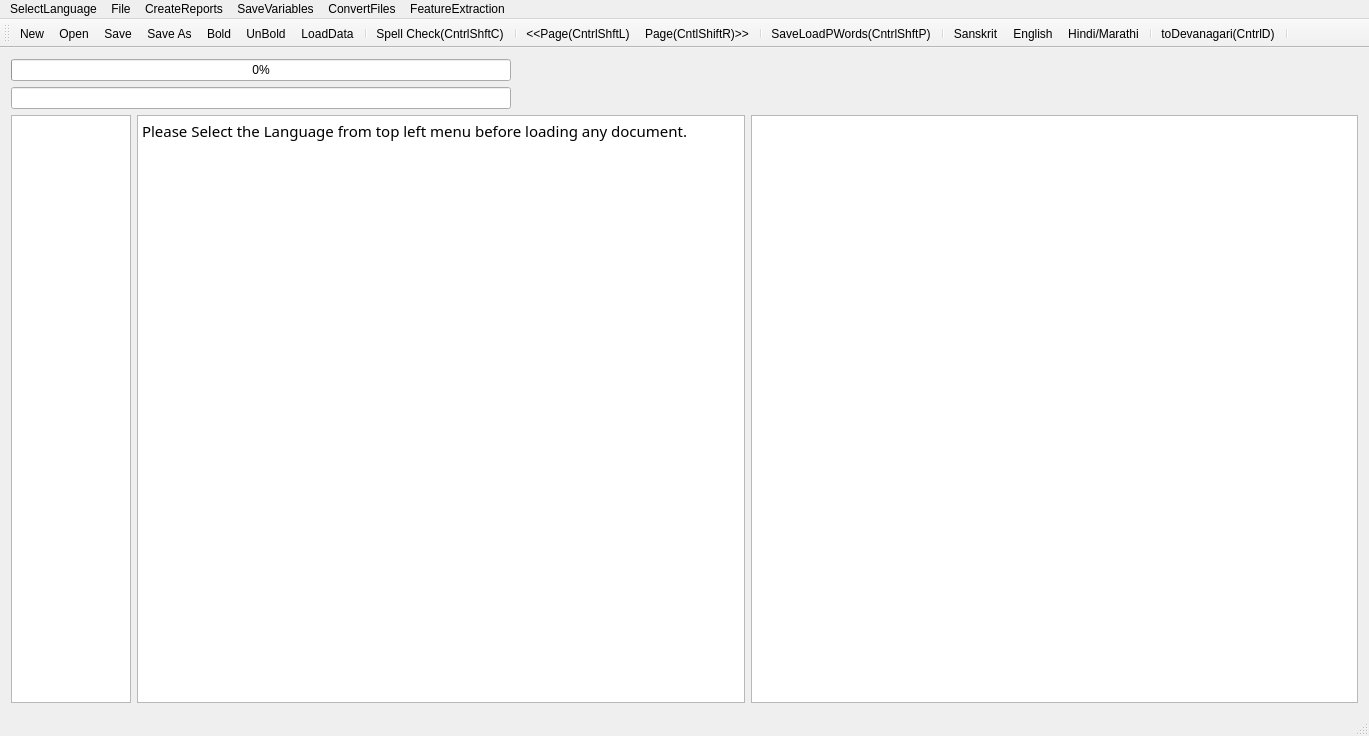
<?xml version="1.0" encoding="UTF-8"?>
<ui version="4.0">
 <class>MainWindow</class>
 <widget class="QMainWindow" name="MainWindow">
  <property name="geometry">
   <rect>
    <x>0</x>
    <y>0</y>
    <width>1369</width>
    <height>736</height>
   </rect>
  </property>
  <property name="mouseTracking">
   <bool>true</bool>
  </property>
  <property name="windowTitle">
   <string>MainWindow</string>
  </property>
  <widget class="QWidget" name="centralWidget">
   <layout class="QVBoxLayout" name="verticalLayout">
    <item>
     <widget class="QProgressBar" name="progressBar">
      <property name="maximumSize">
       <size>
        <width>500</width>
        <height>16777215</height>
       </size>
      </property>
      <property name="value">
       <number>0</number>
      </property>
      <property name="alignment">
       <set>Qt::AlignRight|Qt::AlignTrailing|Qt::AlignVCenter</set>
      </property>
     </widget>
    </item>
    <item>
     <widget class="QLineEdit" name="lineEdit">
      <property name="maximumSize">
       <size>
        <width>500</width>
        <height>16777215</height>
       </size>
      </property>
     </widget>
    </item>
    <item>
     <layout class="QHBoxLayout" name="horizontalLayout">
      <item>
       <widget class="QTextEdit" name="textEdit">
        <property name="maximumSize">
         <size>
          <width>120</width>
          <height>16777215</height>
         </size>
        </property>
        <property name="font">
         <font>
          <family>FreeSans</family>
          <italic>true</italic>
         </font>
        </property>
        <property name="sizeAdjustPolicy">
         <enum>QAbstractScrollArea::AdjustToContents</enum>
        </property>
        <property name="readOnly">
         <bool>true</bool>
        </property>
       </widget>
      </item>
      <item>
       <widget class="QTextBrowser" name="textBrowser">
        <property name="font">
         <font>
          <family>Shobhika</family>
          <pointsize>16</pointsize>
          <italic>false</italic>
         </font>
        </property>
        <property name="mouseTracking">
         <bool>true</bool>
        </property>
        <property name="sizeAdjustPolicy">
         <enum>QAbstractScrollArea::AdjustToContents</enum>
        </property>
        <property name="undoRedoEnabled">
         <bool>true</bool>
        </property>
        <property name="readOnly">
         <bool>false</bool>
        </property>
        <property name="html">
         <string>&lt;!DOCTYPE HTML PUBLIC &quot;-//W3C//DTD HTML 4.0//EN&quot; &quot;http://www.w3.org/TR/REC-html40/strict.dtd&quot;&gt;
&lt;html&gt;&lt;head&gt;&lt;meta name=&quot;qrichtext&quot; content=&quot;1&quot; /&gt;&lt;style type=&quot;text/css&quot;&gt;
p, li { white-space: pre-wrap; }
&lt;/style&gt;&lt;/head&gt;&lt;body style=&quot; font-family:'Shobhika'; font-size:16pt; font-weight:400; font-style:normal;&quot;&gt;
&lt;p style=&quot; margin-top:0px; margin-bottom:0px; margin-left:0px; margin-right:0px; -qt-block-indent:0; text-indent:0px;&quot;&gt;&lt;span style=&quot; font-family:'Ubuntu'; font-size:11pt;&quot;&gt;Please Select the Language from top left menu before loading any document.&lt;/span&gt;&lt;/p&gt;&lt;/body&gt;&lt;/html&gt;</string>
        </property>
        <property name="acceptRichText">
         <bool>true</bool>
        </property>
        <property name="textInteractionFlags">
         <set>Qt::LinksAccessibleByKeyboard|Qt::LinksAccessibleByMouse|Qt::TextBrowserInteraction|Qt::TextEditable|Qt::TextEditorInteraction|Qt::TextSelectableByKeyboard|Qt::TextSelectableByMouse</set>
        </property>
       </widget>
      </item>
      <item>
       <widget class="QGraphicsView" name="graphicsView">
        <property name="sizeAdjustPolicy">
         <enum>QAbstractScrollArea::AdjustIgnored</enum>
        </property>
        <property name="alignment">
         <set>Qt::AlignCenter</set>
        </property>
        <property name="renderHints">
         <set>QPainter::NonCosmeticDefaultPen</set>
        </property>
        <property name="dragMode">
         <enum>QGraphicsView::ScrollHandDrag</enum>
        </property>
        <property name="transformationAnchor">
         <enum>QGraphicsView::AnchorViewCenter</enum>
        </property>
        <property name="resizeAnchor">
         <enum>QGraphicsView::AnchorViewCenter</enum>
        </property>
       </widget>
      </item>
     </layout>
    </item>
   </layout>
   <zorder>lineEdit</zorder>
   <zorder>progressBar</zorder>
  </widget>
  <widget class="QMenuBar" name="menuBar">
   <property name="geometry">
    <rect>
     <x>0</x>
     <y>0</y>
     <width>1369</width>
     <height>22</height>
    </rect>
   </property>
   <widget class="QMenu" name="menuOCR_Correction_Window">
    <property name="title">
     <string>File</string>
    </property>
    <addaction name="actionNew"/>
    <addaction name="actionOpen"/>
    <addaction name="actionSave"/>
    <addaction name="actionSave_As"/>
    <addaction name="actionBold"/>
    <addaction name="actionUnBold"/>
    <addaction name="actionSpell_Check"/>
    <addaction name="actionLoad_Next_Page"/>
    <addaction name="actionLoad_Prev_Page"/>
    <addaction name="separator"/>
    <addaction name="actionLoadGDocPage"/>
    <addaction name="actionToDevanagari"/>
    <addaction name="actionLoadData"/>
    <addaction name="actionLoadDict"/>
    <addaction name="actionLoadOCRWords"/>
    <addaction name="actionLoadDomain"/>
    <addaction name="actionLoadSubPS"/>
    <addaction name="actionLoadConfusions"/>
    <addaction name="actionSugg"/>
    <addaction name="actionToSlp1"/>
   </widget>
   <widget class="QMenu" name="menuCreateReports">
    <property name="title">
     <string>CreateReports</string>
    </property>
    <addaction name="actionCreateBest2OCR"/>
    <addaction name="actionCreateSuggestionLog"/>
    <addaction name="actionCreateSuggestionLogNearestPriority"/>
    <addaction name="actionErrorDetectionRep"/>
    <addaction name="actionErrorDetectWithoutAdaptation"/>
    <addaction name="actionErrorDetectionRepUniq"/>
   </widget>
   <widget class="QMenu" name="menuSaveVariables">
    <property name="title">
     <string>SaveVariables</string>
    </property>
    <addaction name="actionCPair"/>
    <addaction name="actionPrimarySecOCRPair"/>
    <addaction name="actionCPairIEROcrVsCorrect"/>
    <addaction name="actionCPairGEROcrVsCorrect"/>
   </widget>
   <widget class="QMenu" name="menuConvertFiles">
    <property name="title">
     <string>ConvertFiles</string>
    </property>
    <addaction name="actionToSlp1_2"/>
    <addaction name="actionToDev"/>
    <addaction name="actionExtractDev"/>
    <addaction name="actionEditDistRep"/>
    <addaction name="actionConfusionFreqHist"/>
    <addaction name="actionFilterOutGT50EditDisPairs"/>
   </widget>
   <widget class="QMenu" name="menuFeatureExtraction">
    <property name="title">
     <string>FeatureExtraction</string>
    </property>
    <addaction name="actionPrepareFeatures"/>
   </widget>
   <widget class="QMenu" name="menuSelectLanguage">
    <property name="title">
     <string>SelectLanguage</string>
    </property>
    <addaction name="actionSanskrit"/>
    <addaction name="actionHindi"/>
    <addaction name="actionEnglish"/>
   </widget>
   <addaction name="menuSelectLanguage"/>
   <addaction name="menuOCR_Correction_Window"/>
   <addaction name="menuCreateReports"/>
   <addaction name="menuSaveVariables"/>
   <addaction name="menuConvertFiles"/>
   <addaction name="menuFeatureExtraction"/>
  </widget>
  <widget class="QToolBar" name="mainToolBar">
   <attribute name="toolBarArea">
    <enum>TopToolBarArea</enum>
   </attribute>
   <attribute name="toolBarBreak">
    <bool>false</bool>
   </attribute>
   <addaction name="actionNew"/>
   <addaction name="actionOpen"/>
   <addaction name="actionSave"/>
   <addaction name="actionSave_As"/>
   <addaction name="actionBold"/>
   <addaction name="actionUnBold"/>
   <addaction name="actionLoadData"/>
   <addaction name="separator"/>
   <addaction name="actionSpell_Check"/>
   <addaction name="separator"/>
   <addaction name="actionLoad_Prev_Page"/>
   <addaction name="actionLoad_Next_Page"/>
   <addaction name="separator"/>
   <addaction name="actionLoadGDocPage"/>
   <addaction name="separator"/>
   <addaction name="actionSanskrit"/>
   <addaction name="actionEnglish"/>
   <addaction name="actionHindi"/>
   <addaction name="separator"/>
   <addaction name="actionToDevanagari"/>
   <addaction name="separator"/>
  </widget>
  <widget class="QStatusBar" name="statusBar"/>
  <action name="actionOpen">
   <property name="icon">
    <iconset resource="AppResources.qrc">
     <normaloff>:/Images/open.png</normaloff>:/Images/open.png</iconset>
   </property>
   <property name="text">
    <string>Open</string>
   </property>
   <property name="shortcut">
    <string>Ctrl+O</string>
   </property>
  </action>
  <action name="actionSave">
   <property name="icon">
    <iconset resource="AppResources.qrc">
     <normaloff>:/Images/save.png</normaloff>:/Images/save.png</iconset>
   </property>
   <property name="text">
    <string>Save</string>
   </property>
   <property name="shortcut">
    <string>Ctrl+S</string>
   </property>
  </action>
  <action name="actionSave_As">
   <property name="icon">
    <iconset resource="AppResources.qrc">
     <normaloff>:/Images/save-as.png</normaloff>:/Images/save-as.png</iconset>
   </property>
   <property name="text">
    <string>Save As</string>
   </property>
   <property name="shortcut">
    <string>Ctrl+Shift+S</string>
   </property>
  </action>
  <action name="actionNew">
   <property name="icon">
    <iconset resource="AppResources.qrc">
     <normaloff>:/Images/New.png</normaloff>:/Images/New.png</iconset>
   </property>
   <property name="text">
    <string>New</string>
   </property>
   <property name="shortcut">
    <string>Ctrl+N</string>
   </property>
  </action>
  <action name="actionSpell_Check">
   <property name="text">
    <string>Spell Check(CntrlShftC)</string>
   </property>
   <property name="shortcut">
    <string>Ctrl+Shift+C</string>
   </property>
  </action>
  <action name="actionLoad_Next_Page">
   <property name="text">
    <string>Page(CntlShiftR)&gt;&gt;</string>
   </property>
   <property name="toolTip">
    <string>Page(CntlShiftR)&gt;&gt;</string>
   </property>
   <property name="shortcut">
    <string>Ctrl+Shift+R</string>
   </property>
  </action>
  <action name="actionLoad_Prev_Page">
   <property name="text">
    <string>&lt;&lt;Page(CntrlShftL)</string>
   </property>
   <property name="toolTip">
    <string>&lt;&lt;Page(CntrlShftL)</string>
   </property>
   <property name="shortcut">
    <string>Ctrl+Shift+L</string>
   </property>
  </action>
  <action name="actionLoadGDocPage">
   <property name="text">
    <string>Save&amp;LoadPWords(CntrlShftP)</string>
   </property>
   <property name="shortcut">
    <string>Ctrl+Shift+P</string>
   </property>
  </action>
  <action name="actionToDevanagari">
   <property name="text">
    <string>toDevanagari(CntrlD)</string>
   </property>
   <property name="shortcut">
    <string>Ctrl+D</string>
   </property>
  </action>
  <action name="actionLoadData">
   <property name="text">
    <string>LoadData</string>
   </property>
  </action>
  <action name="actionLoadDict">
   <property name="text">
    <string>LoadDict</string>
   </property>
  </action>
  <action name="actionLoadOCRWords">
   <property name="text">
    <string>LoadOCRWords</string>
   </property>
  </action>
  <action name="actionLoadDomain">
   <property name="text">
    <string>LoadDomain</string>
   </property>
  </action>
  <action name="actionLoadSubPS">
   <property name="text">
    <string>LoadSubPS</string>
   </property>
  </action>
  <action name="actionLoadConfusions">
   <property name="text">
    <string>LoadConfusions</string>
   </property>
  </action>
  <action name="actionSugg">
   <property name="text">
    <string>sugg</string>
   </property>
   <property name="shortcut">
    <string>Menu</string>
   </property>
  </action>
  <action name="actionCreateBest2OCR">
   <property name="text">
    <string>CreateBest2OCR</string>
   </property>
  </action>
  <action name="actionToSlp1">
   <property name="text">
    <string>toSlp1</string>
   </property>
   <property name="shortcut">
    <string>Ctrl+G</string>
   </property>
  </action>
  <action name="actionCreateSuggestionLog">
   <property name="text">
    <string>CreateSuggestionLog</string>
   </property>
  </action>
  <action name="actionCreateSuggestionLogNearestPriority">
   <property name="text">
    <string>CreateSuggestionLogNearestPriority</string>
   </property>
  </action>
  <action name="actionErrorDetectionRep">
   <property name="text">
    <string>ErrorDetectionRep</string>
   </property>
  </action>
  <action name="actionErrorDetectWithoutAdaptation">
   <property name="text">
    <string>ErrorDetectWithoutAdaptation</string>
   </property>
  </action>
  <action name="actionCPair">
   <property name="text">
    <string>CPair</string>
   </property>
  </action>
  <action name="actionToSlp1_2">
   <property name="text">
    <string>toSlp1</string>
   </property>
  </action>
  <action name="actionToDev">
   <property name="text">
    <string>toDev</string>
   </property>
  </action>
  <action name="actionExtractDev">
   <property name="text">
    <string>ExtractDevWords</string>
   </property>
   <property name="toolTip">
    <string>ExtractDevWords</string>
   </property>
  </action>
  <action name="actionPrimarySecOCRPair">
   <property name="text">
    <string>PrimarySecOCRPairs</string>
   </property>
  </action>
  <action name="actionCPairIEROcrVsCorrect">
   <property name="text">
    <string>CPairIEROcrVsCorrect</string>
   </property>
  </action>
  <action name="actionEditDistRep">
   <property name="text">
    <string>EditDistRep</string>
   </property>
  </action>
  <action name="actionConfusionFreqHist">
   <property name="text">
    <string>ConfusionFreqHist</string>
   </property>
  </action>
  <action name="actionCPairGEROcrVsCorrect">
   <property name="text">
    <string>CPairGEROcrVsCorrect</string>
   </property>
  </action>
  <action name="actionFilterOutGT50EditDisPairs">
   <property name="text">
    <string>FilterOutGT50EditDisPairs</string>
   </property>
  </action>
  <action name="actionPrepareFeatures">
   <property name="text">
    <string>PrepareFeatures</string>
   </property>
  </action>
  <action name="actionErrorDetectionRepUniq">
   <property name="text">
    <string>ErrorSuggRepUniq</string>
   </property>
  </action>
  <action name="actionSanskrit">
   <property name="text">
    <string>Sanskrit</string>
   </property>
  </action>
  <action name="actionHindi">
   <property name="text">
    <string>Hindi/Marathi</string>
   </property>
  </action>
  <action name="actionEnglish">
   <property name="text">
    <string>English</string>
   </property>
   <property name="toolTip">
    <string>English</string>
   </property>
  </action>
  <action name="actionBold">
   <property name="text">
    <string>Bold</string>
   </property>
  </action>
  <action name="actionUnBold">
   <property name="text">
    <string>UnBold</string>
   </property>
  </action>
 </widget>
 <layoutdefault spacing="6" margin="11"/>
 <tabstops>
  <tabstop>textBrowser</tabstop>
  <tabstop>graphicsView</tabstop>
 </tabstops>
 <resources>
  <include location="AppResources.qrc"/>
 </resources>
 <connections/>
</ui>
